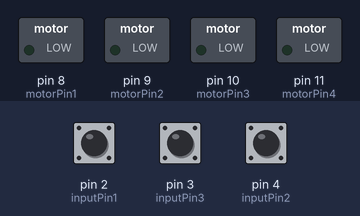
Bench run of a sketch on a simulated Arduino Uno, built with avr-gcc and run on an emulated ATmega328P. Parts: switched loads named in the sketch (green lamp = pin HIGH). Dashed ring = blinking. The test bench sets the inputs (shaded band); at power-on: pin 2 (inputPin1) HIGH, pin 4 (inputPin2) HIGH, pin 3 (inputPin3) HIGH.

Above: at 1.2 s.
1.3 s: pin 2 (inputPin1) pulled LOW for 0.15 s
At 1.91 s:
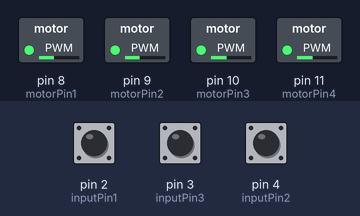
4.3 s: pin 4 (inputPin2) pulled LOW for 0.15 s
At 5.5 s:
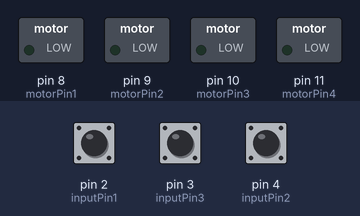
5.9 s: pin 3 (inputPin3) pulled LOW for 0.15 s
At 6.51 s:
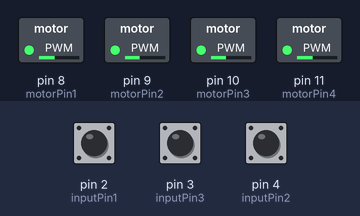
8.9 s: pin 4 (inputPin2) pulled LOW for 1 s
At 9.2 s:
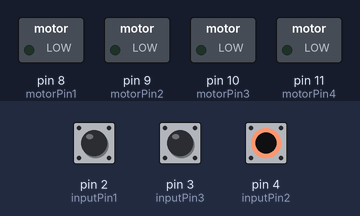
11.4 s: pin 2 (inputPin1) pulled LOW for 1 s
At 12.01 s:
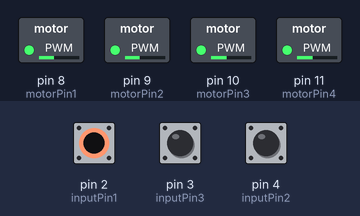
14.4 s: pin 3 (inputPin3) pulled LOW for 1 s
Timing chart, 0 to 18.4 s (numbered marks = the images above; inputs shaded):
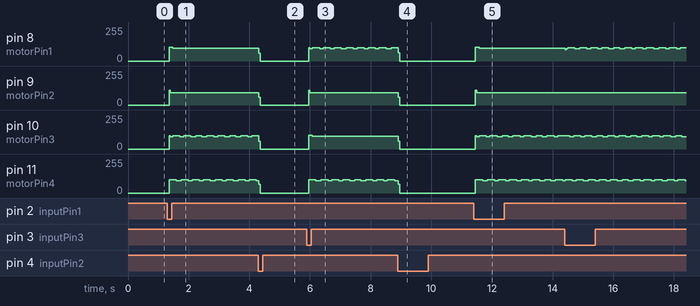

Measured:
- after the input at 1.3 s, pin 8 (motorPin1): 0/255 → 103/255 after 0.05 s, → 95/255 0.12 s later; pin 9 (motorPin2): 0/255 → 93/255 after 0.05 s; pin 11 (motorPin4): alternates 98/255 for 0.24 s and 92/255 for 0.12 s, starting after 0.05 s
- after the input at 4.3 s, pin 8 (motorPin1): 95/255 → 0/255 at once; pin 9 (motorPin2): 93/255 → 0/255 at once
- after the input at 5.9 s, pin 9 (motorPin2): 0/255 → 93/255 after 0.06 s; pin 10 (motorPin3): 0/255 → 103/255 after 0.06 s, → 95/255 0.12 s later; pin 11 (motorPin4): alternates 98/255 for 0.24 s and 92/255 for 0.12 s, starting after 0.06 s
- after the input at 8.9 s, pin 9 (motorPin2): 93/255 → 0/255 at once; pin 10 (motorPin3): 95/255 → 0/255 at once
- after the input at 11.4 s, pin 8 (motorPin1): 0/255 → 103/255 after 0.05 s, → 95/255 0.12 s later; pin 9 (motorPin2): 0/255 → 93/255 after 0.05 s; pin 11 (motorPin4): alternates 98/255 for 0.24 s and 92/255 for 0.16 s, starting after 0.05 s

The sketch:

AR05_step_motor.ino
```cpp
/*
 예제 7.1
 스텝모터 구동
 */

// 스텝 모터 신호핀 설정
int motorPin1 = 8;
int motorPin2 = 9;
int motorPin3 = 10;
int motorPin4 = 11;


// 스텝 모터의 스텝 설정
// 0~7은 동작 신호, 8번째는 모터 정지 신호
int steps[] = {B1000, B1100, B0100, B0110, B0010, B0011, B0001, B1001, B0000};

const int inputPin1 = 2;
const int inputPin2 = 4;
const int inputPin3 = 3;

boolean right = false;
boolean left = false;
boolean stay = true;

void setup() {
  //모터 신호핀을 출력으로 설정
  pinMode(motorPin1, OUTPUT);
  pinMode(motorPin2, OUTPUT);
  pinMode(motorPin3, OUTPUT);
  pinMode(motorPin4, OUTPUT);

  pinMode(inputPin1, INPUT_PULLUP);
  pinMode(inputPin2, INPUT_PULLUP);
  pinMode(inputPin3, INPUT_PULLUP);

  // 시리얼 통신 설정
  Serial.begin(9600);

}

void loop(){
  // 포텐쇼미터 값을 읽어옴
  int swInput1 = digitalRead(inputPin1);
  int swInput2 = digitalRead(inputPin2);
  int swInput3 = digitalRead(inputPin3);


  // CW로 회전시 모터를 CW방향으로 회전시킨다.
  if(swInput1 == LOW){
    right = true;
    left = false;
    stay = false;
  }
  if(swInput2 == LOW){
    right = false;
    left = false;
    stay = true;
  }
  if(swInput3 == LOW){
    right = false;
    left = true;
    stay = false;
  }

  if(right == true){
    clockwise();
    }
  else if(left == true){
    counterClockwise();
  }
  else if(stay = true){
    motorStop();}


}

void counterClockwise(){
  // 0~7 번째 신호를 순차적으로 출력시킨다.
  for(int i = 0; i < 8; i++)
  {
    motorSignalOutput(i);
    delayMicroseconds(1000);

  }
}

void clockwise(){
  // 7~0 번째 신호를 순차적으로 출력시킨다.
  for(int i = 7; i >= 0; i--)
  {
    motorSignalOutput(i);
    delayMicroseconds(1000);
  }
}

void motorStop(){
  // 정지신호를 출력시킨다.
  motorSignalOutput(8);
}

void motorSignalOutput(int out)
{
  // out 변수에 해당하는 모터 시그날을 출력한다.
  digitalWrite(motorPin1, bitRead(steps[out], 0));
  digitalWrite(motorPin2, bitRead(steps[out], 1));
  digitalWrite(motorPin3, bitRead(steps[out], 2));
  digitalWrite(motorPin4, bitRead(steps[out], 3));
}
```
